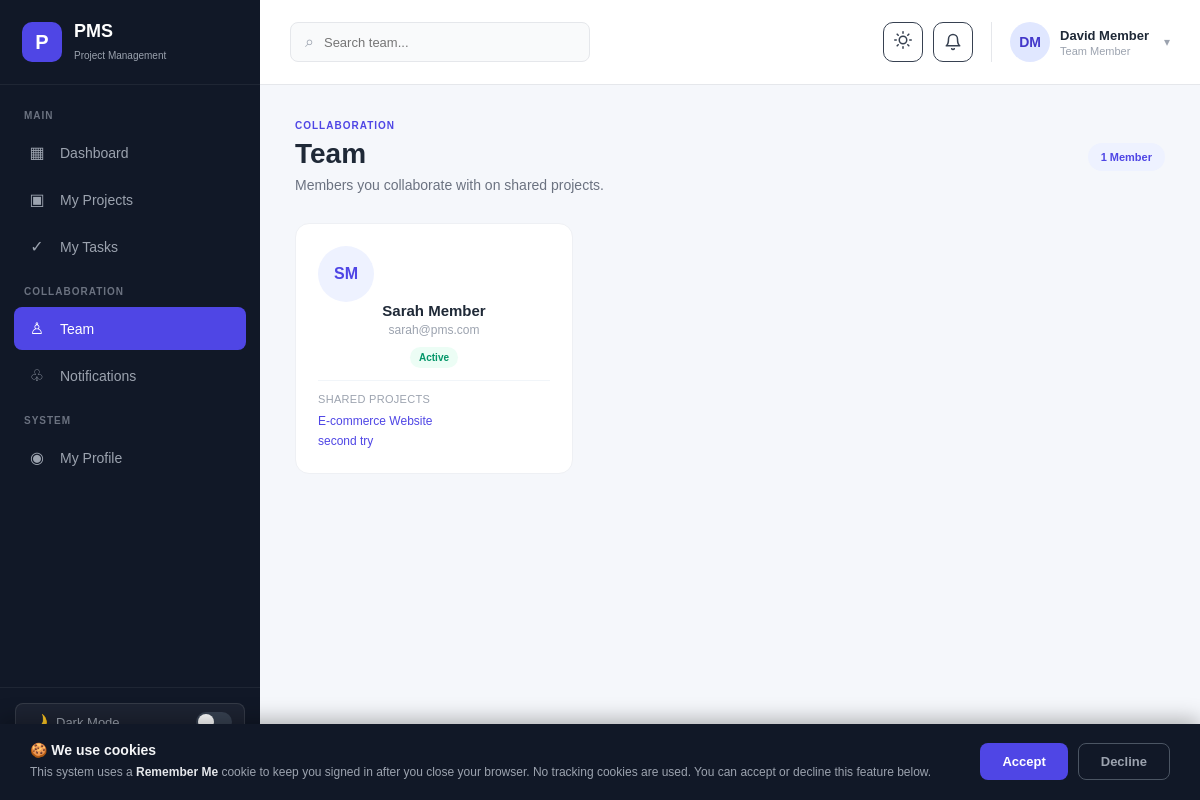
Screenshot of /team.php (signed in) with the database file from the repository.
### tables this page shows
CREATE TABLE `users` (
  `id` int NOT NULL AUTO_INCREMENT,
  `full_name` varchar(100) NOT NULL,
  `email` varchar(150) NOT NULL,
  `password` varchar(255) NOT NULL,
  `role` enum('admin','project_manager','member') NOT NULL DEFAULT 'member',
  `profile_image` varchar(255) DEFAULT NULL,
  `status` enum('active','inactive') NOT NULL DEFAULT 'active',
  `created_at` timestamp NULL DEFAULT CURRENT_TIMESTAMP,
  `updated_at` timestamp NULL DEFAULT CURRENT_TIMESTAMP ON UPDATE CURRENT_TIMESTAMP,
  `last_seen_at` timestamp NULL DEFAULT NULL,
  PRIMARY KEY (`id`),
  UNIQUE KEY `email` (`email`)
);

### team.php (the view, shortened to what this page needs)
<?php
require_once "auth_check.php";
require_once "avatar_helper.php";;
$member_id = (int) $_SESSION["user_id"];
$member_name = $_SESSION["full_name"] ?? "Team Member";
$team_members = [];
$query = "
    SELECT DISTINCT
        u.id,
        u.full_name,
        u.email,
        u.status,
                        profile_image
    FROM users u
    INNER JOIN project_members pm ON u.id = pm.user_id
    INNER JOIN projects p ON pm.project_id = p.id
    WHERE p.id IN (
        SELECT project_id FROM project_members WHERE user_id = ?
    )
    AND u.id != ?
    AND u.role = 'member'
    ORDER BY u.full_name ASC
";
$stmt = mysqli_prepare($conn, $query);
if ($stmt) {
    mysqli_stmt_bind_param($stmt, "ii", $member_id, $member_id);
    mysqli_stmt_execute($stmt);
    $result = mysqli_stmt_get_result($stmt);
    if ($result) {
        while ($row = mysqli_fetch_assoc($result)) {
            $team_members[] = $row;
        }
    }
}
$shared_projects = [];
$query = "
    SELECT
        pm.user_id,
        p.name AS project_name
    FROM project_members pm
    INNER JOIN projects p ON pm.project_id = p.id
    WHERE p.id IN (
        SELECT project_id FROM project_members WHERE user_id = ?
    )
    AND pm.user_id != ?
    ORDER BY p.name ASC
";
$stmt = mysqli_prepare($conn, $query);
if ($stmt) {
    mysqli_stmt_bind_param($stmt, "ii", $member_id, $member_id);
    mysqli_stmt_execute($stmt);
    $result = mysqli_stmt_get_result($stmt);
    if ($result) {
        while ($row = mysqli_fetch_assoc($result)) {
            $shared_projects[$row["user_id"]][] = $row["project_name"];
        }
    }
}
$total_team = count($team_members);
?>
<!DOCTYPE html>
<html lang="en">
<head>
    <link rel="stylesheet" href="assets/css/style.css">
</head>
<body>
<div class="admin-layout">
    <aside class="sidebar">
        <div class="sidebar-logo">
            <div class="logo-icon">P</div>
            <div><h2>PMS</h2><span>Project Management</span></div>
        </div>
        <nav class="sidebar-nav">
            <p class="nav-title">MAIN</p>
            <a href="member-dashboard.php" class="nav-item"><span class="nav-icon">▦</span> Dashboard</a>
            <a href="member-projects.php" class="nav-item"><span class="nav-icon">▣</span> My Projects</a>
            <a href="member-tasks.php" class="nav-item"><span class="nav-icon">✓</span> My Tasks</a>
            <p class="nav-title">COLLABORATION</p>
            <a href="team.php" class="nav-item active"><span class="nav-icon">♙</span> Team</a>
            <a href="notifications.php" class="nav-item"><span class="nav-icon">♧</span> Notifications</a>
            <p class="nav-title">SYSTEM</p>
            <a href="profile.php" class="nav-item"><span class="nav-icon">◉</span> My Profile</a>
        </nav>
        <div class="sidebar-bottom">
            <button class="dark-mode-toggle" onclick="toggleDarkMode()" title="Toggle Dark Mode">
                <span class="toggle-icon">🌙</span>
                <span>Dark Mode</span>
                <span class="toggle-track"></span>
            </button>
            <a href="logout.php" class="logout-item"><span>↪</span> Logout</a>
        </div>
    </aside>
    <main class="main-content">
        <header class="topbar">
            <div class="topbar-left">
                <div class="search-box"><span>⌕</span><input type="text" id="teamSearch" placeholder="Search team..."></div>
            </div>
            <div class="topbar-right">
                                                <button
                    class="theme-toggle-btn"
                    onclick="toggleTheme()"
                    title="Toggle Theme"
                >
                    <span class="theme-icon-light"></span>
                </button>
<button
                    class="notification-button"
                    type="button"
                    onclick="window.location.href='notifications.php'"
                    style="position:relative;"
                >
                    <svg width="18" height="18" viewBox="0 0 24 24" fill="none" stroke="currentColor" stroke-width="2" stroke-linecap="round" stroke-linejoin="round"><path d="M18 8A6 6 0 0 0 6 8c0 7-3 9-3 9h18s-3-2-3-9"/><path d="M13.73 21a2 2 0 0 1-3.46 0"/></svg>
                </button>
                <div class="admin-profile">
                    <?= render_avatar($_SESSION["profile_image"] ?? null, $member_name, (int)($_SESSION["user_id"])) ?>
                    <div class="profile-info"><strong><?= htmlspecialchars($member_name) ?></strong><span>Team Member</span></div>
                    <span class="profile-arrow">▾</span>
                </div>
            </div>
        </header>
        <section class="dashboard-content">
            <div class="page-header">
                <div>
                    <span class="page-label">COLLABORATION</span>
                    <h1>Team</h1>
                    <p>Members you collaborate with on shared projects.</p>
                </div>
                <div class="page-actions">
                    <span class="project-count"><?= $total_team ?> Member<?= $total_team != 1 ? "s" : "" ?></span>
                </div>
            </div>
            <?php if (!empty($team_members)): ?>
                <div class="team-grid" id="teamGrid">
                    <?php foreach ($team_members as $tm): ?>
                        <div class="team-card" data-name="<?= htmlspecialchars(strtolower($tm["full_name"])) ?>">
                            <?= render_avatar($tm["profile_image"] ?? null, $tm["full_name"], (int)$tm["id"], 'md') ?>
                            <h3><?= htmlspecialchars($tm["full_name"]) ?></h3>
                            <p><?= htmlspecialchars($tm["email"]) ?></p>
                            <span class="status-badge status-completed">
                                <?= ucfirst(htmlspecialchars($tm["status"])) ?>
                            </span>
                            <?php if (!empty($shared_projects[$tm["id"]])): ?>
                                <div class="team-projects">
                                    <small>Shared Projects</small>
                                    <?php foreach ($shared_projects[$tm["id"]] as $pname): ?>
                                        <span class="team-project-item"><?= htmlspecialchars($pname) ?></span>
                                    <?php endforeach; ?>
                                </div>
                            <?php endif; ?>
                        </div>
                    <?php endforeach; ?>
                </div>
            <?php endif; ?>
        </section>
    </main>
</div>
<?php include "cookie_consent.php"; ?>
</body>
</html>

### avatar_helper.php (shortened to what this page needs)
<?php
function render_avatar(?string $profile_image, string $name, $user_id = 0, string $size = 'sm'): string
{
    $initials = compute_initials($name ?? '');
    $sizes = [
        'sm' => ['class' => 'profile-avatar',   'css' => 'width:40px;height:40px;font-size:14px;'],
        'md' => ['class' => 'member-avatar',    'css' => 'width:56px;height:56px;font-size:16px;'],
        'lg' => ['class' => 'large-profile-avatar', 'css' => 'width:100px;height:100px;font-size:30px;'],
    ];
    $s = $sizes[$size] ?? $sizes['sm'];
    $escaped_initials = htmlspecialchars($initials, ENT_QUOTES, 'UTF-8');
    return '<div class="' . $s['class'] . '" style="' . $s['css'] . '">'
         . $escaped_initials
         . '</div>';
}
function compute_initials(string $name): string
{
    $parts = explode(' ', trim($name));
    if (count($parts) >= 2) {
        return strtoupper(substr($parts[0], 0, 1) . substr($parts[count($parts) - 1], 0, 1));
    }
    return strtoupper(substr($name, 0, 2));
}

### team.php (style rules this page uses)
.team-grid { display: grid; grid-template-columns: repeat(3, 1fr); gap: 18px; }
.team-card { background: #fff; border: 1px solid #eef0f4; border-radius: 14px; padding: 22px; text-align: center; }
.team-card h3 { font-size: 15px; margin-bottom: 4px; }
.team-card p { color: #9ca3af; font-size: 12px; margin-bottom: 10px; }
.team-projects { text-align: left; margin-top: 12px; border-top: 1px solid #f1f5f9; padding-top: 12px; }
.team-projects small { display: block; color: #9ca3af; font-size: 11px; margin-bottom: 6px; text-transform: uppercase; letter-spacing: 0.3px; }
.team-project-item { display: block; color: #4f46e5; font-size: 12px; padding: 3px 0; }

### rows the page displays
users: full_name "SM", full_name "Sarah Member", email "sarah@pms.com", status "Active", id "E-commerce Website", id "second try"

### other values shown
$escaped_initials "DM"
$member_name "David Member"
$total_team "1"
